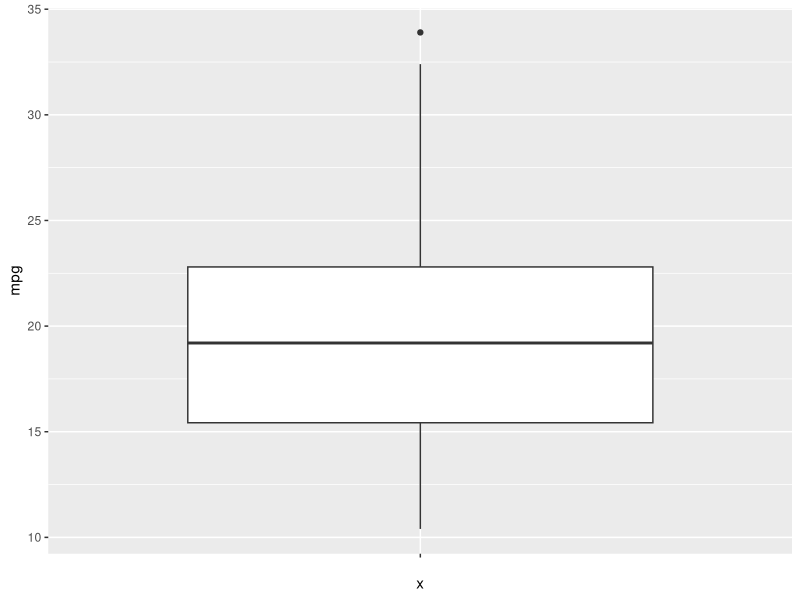
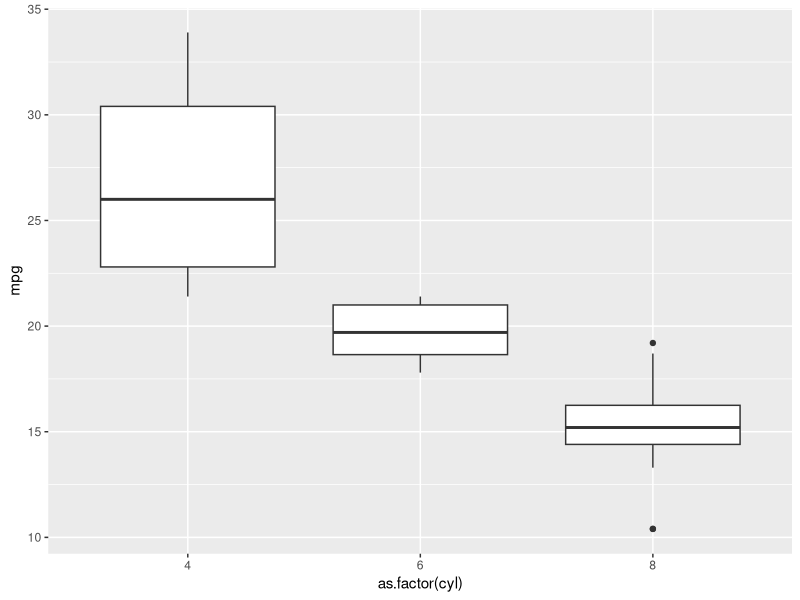
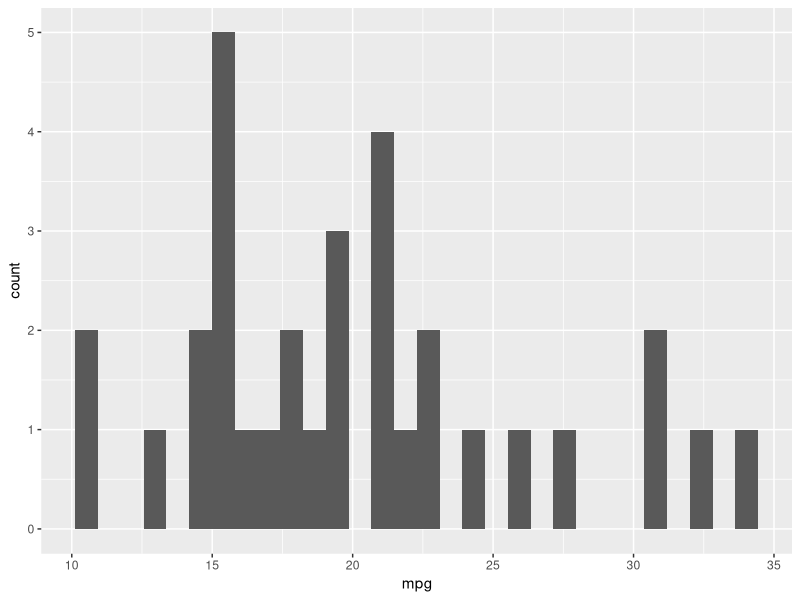
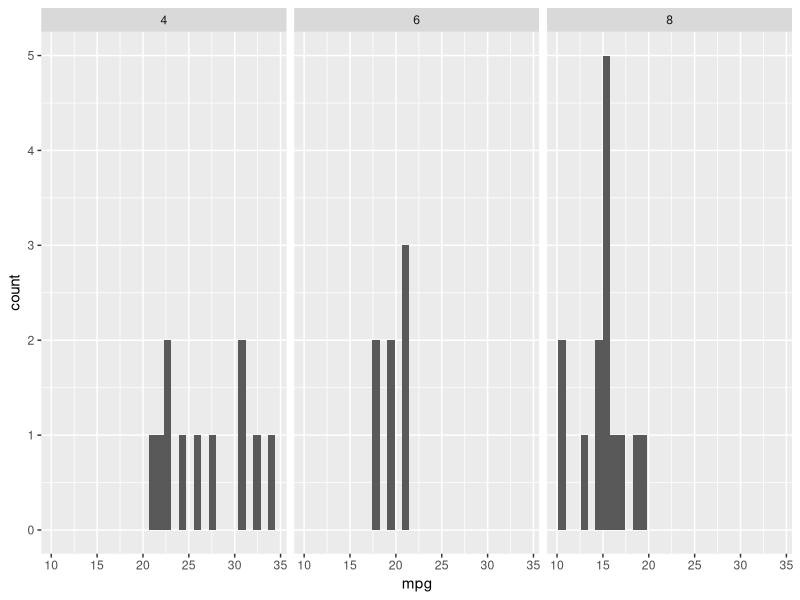
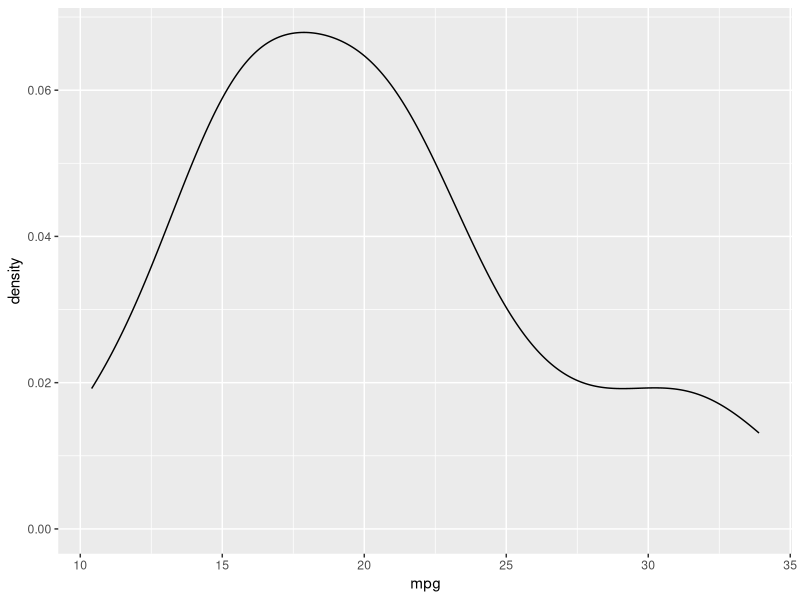
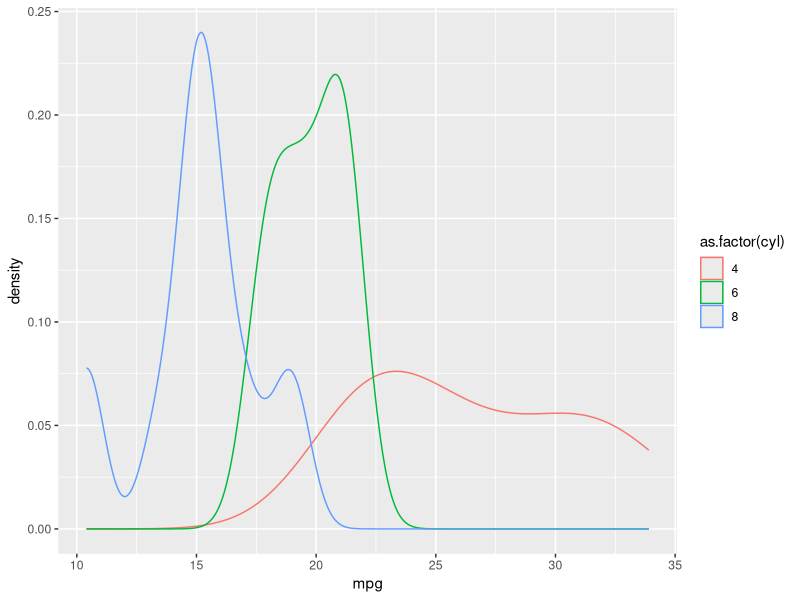
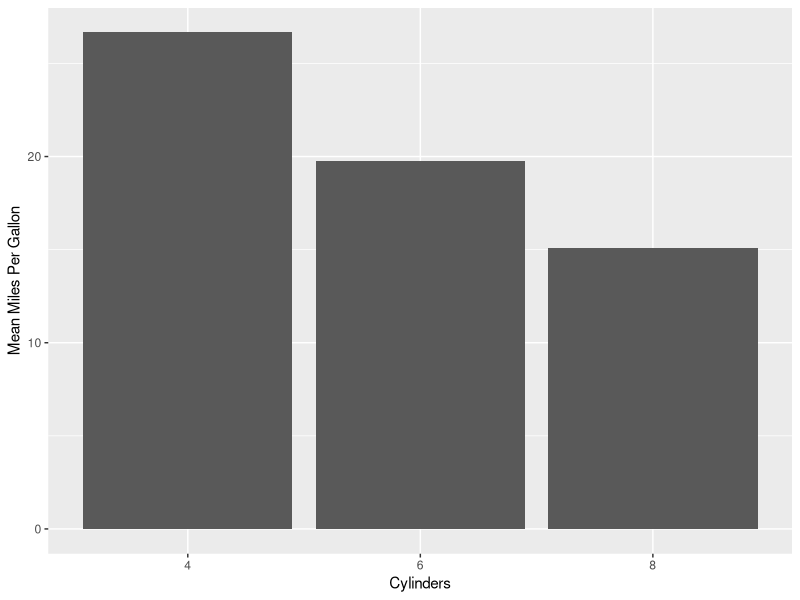
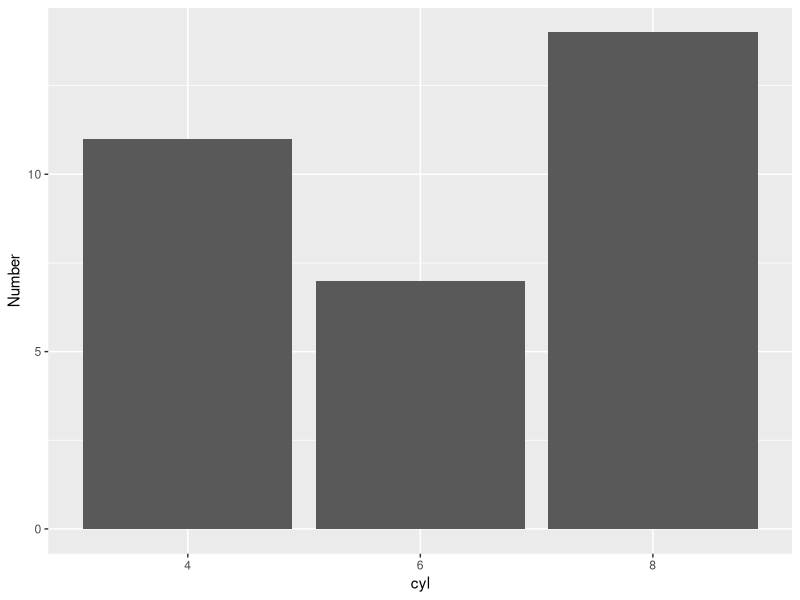

Source code (R) for these figures, in order:
## ---- chunk 1
knitr::opts_chunk$set(echo = TRUE)
## ---- chunk 2
x <- 0:10
x
mean(x)
## ---- chunk 3
median(x)
## ---- chunk 4
x <- c(x, NA) # Add an NA to the data set
x
# The mean and median will return NA
mean(x)
median(x)
## ---- chunk 5
x
mean(x, na.rm = T)
median(x, na.rm = T)
## ---- chunk 6
library(conflicted)
conflict_prefer("summarise", "dplyr")
conflict_prefer("summarize", "dplyr")
conflict_prefer("mutate", "dplyr")
conflict_prefer("filter", "dplyr")
conflict_prefer("gam", "gam")
conflict_prefer("arrange", "dplyr")
conflict_prefer("select", "dplyr")
conflict_prefer("aov", "stats")
conflict_prefer("lm", "stats")
conflict_prefer("layout", "plotly")
conflict_prefer("cube", "rsm")
## ---- chunk 7
y <- c(1:10, rep(c(2,3), 5))
y

# Note that the mode is not what you would expect. It tells you something about the data type
mode(y)

# Create a data frame with the values of y, then group by the individual values and count them.  I'll use dplyr to manipulate the dataframe
library(dplyr)
myDF <- data.frame(Num = y)
myDF <- myDF %>% group_by(Num) %>% dplyr::summarise(Count = n(), .groups='drop') # We create a data frame that gives us the count of y 
myDF

myMode <- myDF$Num[myDF$Count == max(myDF$Count)]
myMode
## ---- chunk 8
# Create a random set of data.  We'll use the function rnorm(n, mean, standard deviation) 
# which produces random numbers from a normal distribution with the provided mean and the 
# provided standard deviation.
x <- rnorm(30, mean = 10, sd = 2)
x
mean(x)
sd(x)
var(x)
## ---- chunk 9
Y <- 1:10 # Define Y as the set 1, 2, .. 10
Y
Y.median <- median(Y) # Calculate the median of Y
Y.median

# Note how R applies the operation below to each member of the vector
W <- abs(Y-Y.median) # Define W as the set of the absolute value of the difference between Y and its median
W

W.median <- median(W)
W.median

## ---- chunk 10
mad(Y, constant = 1)
## ---- chunk 11
x <- 1:100 # Note the max is 100 and the minimum is 1

# Maximum
max(x)

# Minimum
min(x)

# Both
range(x) # note this returns a vector c(minimum, maximum)

## ---- chunk 12
# First define a set of numbers.  Let's take 100 samples of the normal distribution with a 
# mean of 0 and a standard deviation of 1.
x <- rnorm(100) # Note the defaults for rnorm are the mean and standard deviation as listed above.

# If you simply want the interquartile range, this function provides it:
IQR(x)

# If you want to see the quartiles explicitly, you can use quantile:
quantile(x)

# You could do this and retype in the numbers explicitly, but that is not robust to 
# varying data sets. Understanding the output of quantile() is helpful.  We can see this 
# by saving the output
myQuantile <- quantile(x)
# You can see what myQuantile is by looking at its type (note, it's a double)
typeof(myQuantile)
# If you noted in the output that as opposed to what happens when you output a normal 
# vector, you had associated names, you can see these names as follows
names(myQuantile)
# But, with this knowledge, you can call the specific indices you want (recall, R indexes vectors starting at 1!!!)
myQuantile[4]
myQuantile[2]
# You could then subtract the two
myQuantile[4] - myQuantile[2] # note this preserves the names of the first result (annoying and inaccurate in this case)
# We can see that the two methods produce the same result:
IQR(x) == myQuantile[4] - myQuantile[2]
## ---- chunk 13
library(ggplot2) # We will use ggplot for all graphing 

# This plot uses mtcars and shows the dispersion of miles per gallon across all observations
# Note, since we consolidated all of our observations into a single category, 
# we have no need to have an x axis.
ggplot(data = mtcars) + geom_boxplot(aes(x = '', y = mpg))
## ---- chunk 14
# This plot uses mtcars and shows the dispersion of miles per gallon across all observations
# Note that in mtcars$cyl, the number of cylinders is numeric, but geom_boxplot will fail 
# with this input as an x, it needs a factor
ggplot(data = mtcars) + geom_boxplot(aes(x = as.factor(cyl), y = mpg)) 
## ---- chunk 15
# Note you have many different options with geom_histogram such as binwidth.  I recommend 
# you spend some time playing with the options and understand what is occurring
ggplot(mtcars) + geom_histogram(aes(x = mpg)) 
## ---- chunk 16
# You can also facet this, perhaps by cylinder
ggplot(mtcars) + geom_histogram(aes(x = mpg)) + facet_wrap(~cyl)
## ---- chunk 17
ggplot(mtcars) + geom_density(aes(x = mpg)) 
## ---- chunk 18
# note that aesthetics often do not work with numeric values, it's often better to term them a factor
ggplot(mtcars) + geom_density(aes(x = mpg, color = as.factor(cyl))) 
## ---- chunk 19
myData <- mtcars %>% 
  group_by(cyl) %>% 
  summarise(Mean.MPG = mean(mpg), Number = n()) %>% 
  mutate(cyl = as.factor(cyl))
# Note this gives us a new data frame that makes cyl a factor and give us the mean miles 
# per gallon for each sized engine and the number of observations for each engine size.
myData 
## ---- chunk 20
ggplot(myData) + 
    geom_col(aes(x = cyl, y = Mean.MPG)) + # This gives us a column chart with cylinders on the x axis and miles per gallon on the y
    xlab('Cylinders') + # It's a good idea to label your axes usefully
    ylab('Mean Miles Per Gallon')
## ---- chunk 21
ggplot(myData) + geom_bar(aes(x = cyl, y = Number), stat = 'identity') 
## ---- chunk 22
ggplot(myData) + geom_bar(aes(x = '', y = Number, fill = cyl), stat = 'identity') +
    coord_polar('y', start = 0)
## ---- chunk 23
#rnorm(n, mean, sd) where n is the number of random numbers desired, mean is the mean 
# for your distribution, and sd is the standard deviation
rnorm(1, 0, 1)
# note that it is random
rnorm(1, 0, 1)
# Note that if you ask for a vector, it will return N independent, identically 
# distributed values
rnorm(10, 0, 1)
## ---- chunk 24
# recall that rnorm() returns a random number, and invoking it twice will almost 
# assuredly return two different numbers.
rnorm(1) # recall that we can rely on the defaults for mean and standard deviation 
# as 0 and 1 are OK for this
rnorm(1)
# But, if we want to reproduce the same number every time **randomly** we can set the seed
set.seed(173)
rnorm(1)

# If we do it again, we'll get the same result!!!
set.seed(173)
rnorm(1)
## ---- chunk 25
# The syntax is: pnorm(q, mean, standard deviation)
# This returns P(X <= q) where X ~ N(mean, standard deviation)
# Recall the normal distribution is symmetric about its mean, so you have a 50% chance of 
# seeing a value less than the mean.
pnorm(0, 0, 1)
# To test it a little, let's vary the parameters
pnorm(10, 10, 5) # note that this should return .5
# And we know that we should get some number smaller than .5 if we choose a value less than the mean
pnorm(-1, 0, 1)
# Similarly we should see some number that is higher than .5 if we choose a value greater than the mean
pnorm(1, 0, 1)
# We can of course, find the probability that a number is between two values by taking the 
# differences, for example, the probability that a number drawn from N(0, 1) is between -.5 
# and .6 is calculated as:
pnorm(.6) - pnorm(-.5)

# Note, up until now, we have been operating with a default argument, lower.tail = TRUE
# This argument makes it so that we calculate P(X <= q).  If we switch it to false, we'll 
# calculate the inverse, P(X >= q). For example: we can say what is the probability that 
# a number randomly drawn from the standard normal is greater than 2:
pnorm(2, lower.tail = F)
# We could, of course be mathy and calculate this as 1 - P(X <= 2), X~N(0,1)
1 - pnorm(2) # Fortunately, this gives us the same result (which it should!!).
# Finally, pnorm has another argument, log.p = FALSE.  If you opt for this to be true, 
# it will return the log of the probability.  This can be useful, 
# see: https://en.wikipedia.org/wiki/Log_probability but I rarely, if ever do this.
# See for example what happens when we change the flag:
pnorm(0, log.p = T)
# This returns the same as:
log(pnorm(0))
## ---- chunk 26
# We know that the normal distribution is symmetric, so the 50th percentile should be at 
# the mean and we can validate that here:
qnorm(.5) # This returns 0 as we have a mean of 0
# We know that you can never get a 100 percentile as the normal distribution doesn't have 
# an upper limit
qnorm(1) # R returns infinite, though, the most appropriate thing to say here, is the limit 
# of qnorm(x) as x goes to 1 is infinity!  Let's not be pedantic though.
# Similarly, we get an inverse result for a 0th percentile
qnorm(0)
# You can get standard quartiles in a similar fashion:
qnorm(.25)
qnorm(.75)
## ---- chunk 27
#dnorm(x value, mean, standard deviation)
dnorm(0)
# This implies that when one plots the height of the standard normal function, at 0, it 
# would be ~.39 (note, this does NOT mean you have a 40% chance of randomly selecting a 
# 0 out of the standard normal). There is no lower.tail argument as that is not meaningful 
# for this function, but the log argument defaults to FALSE
## ---- chunk 28
# Please look at the documentation for the syntax, type the command: ?rbinom to view it
# in RStudio. Let's look at 10 random variables of 4 trials where we have a 50% chance 
# of succeeding
rbinom(16, 4, .5)
# This likely makes sense, we could analytically think of the probabilities (think of your
# odds of flipping four fair coins), but we can take this to a few edge cases to test the
# results: Consider a guranteed success (i.e., probability of 1)
rbinom(10, 4, 1) # This will return all 4s as we can only win
# Consider the opposite, it's impossible to win
rbinom(10, 4, 0)

# Let's now consider the probabilities that we'll have n or fewer successes in 4 trials of 
# a 50-50 experiment where n is 0, 1, 2, 3, or 4
pbinom(0:4, 4, .5)

# You can get the probability of getting exactly n successes as we did above.  For example, 
# the probability of seeing exactly 3 successes is:
pbinom(3, 4, .5) - pbinom(2, 4, .5)
## ---- chunk 29
# We'll build a dataset that is a sample of 100 random variables of two normal 
# distributions with differing means and standard deviations
myData <- c(rnorm(100, 20, 3), rnorm(100, 5, 5)) 
# note we can combine two or more vectors with the c() command
# Let's look at the data to get an idea of what we're working with
ggplot() + geom_density(aes(x = myData))
## ---- chunk 30
# Note 1: This is not the same as a random sample from a probability distribution, this is # only sampling from the given data.
# Note 2: Please see the documentation on sample using ?sample to read about your 
# arguments.  For example, the default is that replace is FALSE
sample(myData, 5)
## ---- chunk 31
myCDF <- ecdf(myData)
# We can then use myCDF as a function. Note, it does not have the same optional arguments as p[distro]
myCDF(1:20)

# if we want to plot this, we can make up data points and assess them with this function
myX <- seq(floor(min(myData)), ceiling(max(myData)), by = .01) # Note here, we are nesting
# functions, we are getting the minimum of myData, which is about -7.6 and taking the
# floor, which rounds us down to -8, and doing a similar process for the maximum, then
# building a vector that is a sequence from -8 to 27 by .01
myY <- myCDF(myX) # we then calculate the cumulative distribution for each number in 'myX' 

# Now we can plot each of the assessed points
# Note the \n in the middle of the y label indicates a new line
ggplot() + 
    geom_line(aes(x = myX, y = myY)) + 
    xlab('X Value') + 
    ylab('Probability that a random variable drawn\nfrom this distribution is less than or equal to X') + 
    ggtitle('Example Empirical Cumulative Distribution Function')
## ---- chunk 32
# the defaults are to return 0%, 25%, 50%, 75%, and 100% (note that 0 & 100 percentiles
# are equivalent to the maximum and minimum values)  
quantile(myData) 

# If you want to return specific quantiles, you can pass a single value:
quantile(myData, .1)

# Or you can pass a vector of values:
quantile(myData, seq(0, 1, by = .1))
## ---- chunk 33
# This outputs the density for a set of Xs (i.e. values) and their associated densities as
# Y's. Note that this is not a data frame, it is a list
myPDF <- density(myData)
myPDF

# If we want to understand this object better, first note:
# It is a list: 
typeof(myPDF)
# With a specific class called 'density"
class(myPDF)
# With 7 elements
summary(myPDF)
# And note that it has a call that produces a nice summary when you call the object, the
# function is called density.default
myPDF$call

# If we want to plot the Xs and Ys, we can't treat this as a data frame, but we can access
# the set of Xs and Ys by calling them directly
# Note, this produces the same thing as a geom_density plot as described above
ggplot() + geom_line(aes(x = myPDF$x, y = myPDF$y))
## ---- chunk 34
# create a useful function that returns the mean of a sample of size X of the standard
# normal distribution
myFunc <- function(X){return(mean(rnorm(X)))}

# Generate a vector of the mean of 10 random samples of 10 observations of the standard
# normal. It is beyond the scope of this section to discuss the various apply functions in
# R, but they are highly useful and I recommend learning about the apply functions.
myMeans <- sapply(rep(30, 10), myFunc)

# Plot the results:
ggplot() + 
  geom_point(aes(x = myMeans, y = rep(0, 10))) + # Plot each point
  geom_point(aes(x = 0, y = 0), color = 'red', fill = NA, size = 10, shape = 3) + # Plot the parameter mean and make it distinct
  theme_minimal() + # I prefer a minimal background
  xlab('Sample Means of 10 observations of the Standard Normal Distribution') + # Label our axes and title
  ylab('') + 
  ggtitle('Sample Means vs. the Mean Parameter\nStandard Normal Distribution') + 
  theme(axis.text.y = element_blank()) + # The y axis is meaningless, so remove it
  xlim(c(-1.1*max(abs(myMeans)), 1.1*max(abs(myMeans)))) # Choose a symmetric x axis 

## ---- chunk 35
# Let's look at the population as described by the exponential distribution with lambda = 2
# Recall what this distribution looks like

ggplot() + 
    geom_density(aes(x = rexp(100000, rate = 2))) + # We'll take a large random sample using rexp() (i.e. random exponential)
    geom_vline(xintercept = 1/2, lty = 2) + # We'll plot the mean which is defined as 1/lambda
    ggtitle('Exponential Distribution - Lambda = 2') + 
    xlab('X') + ylab('Density')

# Now, let's look at the sampling distribution of the mean of the random exponential for a
# given sample size. 
# First, let's write a function that returns the mean of a sample of a the variable
# note, writing functions is beyond the scope of this section.  Just understand that what
# this function does is return the mean of a random sample of size `Sample.Size` from the
# population described by the random exponential with lambda = 2
mySampleMeanFunction <- function(Sample.Size){mean(rexp(Sample.Size, rate = 2))}

## Second, let's build a data frame that contains many observations of this mean for
# varying sample sizes
mySampleDF <- data.frame() #define an empty data frame

# This builds a data frame of 1000 sample mean observations with varying sample sizes 
# (5, 10, ... 35)
for(n in seq(5, 35, by = 5)){
  mySampleMeanObservations <- sapply(rep(n, 1000), mySampleMeanFunction)
  mySampleDF <- rbind(mySampleDF, data.frame(SampleObservations = mySampleMeanObservations, SampleSize = n))
}
mySampleDF$SampleSize <- as.factor(mySampleDF$SampleSize) # It's helpful to have these as a factor

ggplot(data = mySampleDF) + 
  geom_density(aes(x = SampleObservations, color = SampleSize)) + 
  geom_vline(xintercept = 1/2, lty = 2, color = 'black') + 
  facet_wrap(~SampleSize) + 
  xlab('Sample Mean') + ylab('Density') + 
  ggtitle('Sampling Distribution of the Mean of\nthe Exponential Distribution with Lambda = 2\nfor Varying Sample Sizes')

## ---- chunk 36
# First, let's choose a known population - the standard normal distribution N(0, 1)
# The pdf of N(0,1) is well known
x <- seq(from = -4, to = 4, by = .01)
prob.x <- (1/sqrt(2*pi))*exp(-.5*(x^2))
# We can see what this looks like.  We'll plot the mean as a red vertical line
ggplot() + geom_line(aes(x = x, y = prob.x)) + geom_vline(xintercept = 0, color = 'red')
## ---- chunk 37
# Now let's take 3 random samples of size n of the standard normal distribution
n <- 20
sample.1 <- rnorm(n)
sample.2 <- rnorm(n)
set.seed(173)
sample.3 <- rnorm(n)

x.bar.1 <- mean(sample.1)
x.bar.2 <- mean(sample.2)
x.bar.3 <- mean(sample.3)

x.sd.1 <- sd(sample.1)
x.sd.2 <- sd(sample.2)
x.sd.3 <- sd(sample.3)

crit.value <- qt((1-.9)/2, n-1, lower.tail = F)

range.1 <- c(x.bar.1 - crit.value*x.sd.1/sqrt(n), x.bar.1 + crit.value*x.sd.1/sqrt(n))
range.2 <- c(x.bar.2 - crit.value*x.sd.2/sqrt(n), x.bar.2 + crit.value*x.sd.2/sqrt(n))
range.3 <- c(x.bar.3 - crit.value*x.sd.3/sqrt(n), x.bar.3 + crit.value*x.sd.3/sqrt(n))

ggplot() + geom_line(aes(x = x, y = prob.x)) + geom_vline(xintercept = 0, color = 'red') + 
  geom_line(aes(x = range.1, y = c(.1, .1)), color = 'black') + 
  geom_line(aes(x = range.2, y = c(.2, .2)), color = 'blue') + 
  geom_line(aes(x = range.3, y = c(.3, .3)), color = 'green') +
  geom_point(aes(x = range.1, y = c(.1, .1)), color = 'black') + 
  geom_point(aes(x = range.2, y = c(.2, .2)), color = 'blue') + 
  geom_point(aes(x = range.3, y = c(.3, .3)), color = 'green') + 
  theme_minimal()

## ---- chunk 38
# First, let's choose a known population - the standard normal distribution N(0, 1)
# The pdf of N(0,1) is well known
x <- seq(from = -4, to = 4, by = .01)
prob.x <- (1/sqrt(2*pi))*exp(-.5*(x^2))
# We can see what this looks like.  We'll plot the mean as a red vertical line
myDF <- data.frame(x, prob.x)

ggplot() + 
  geom_line(data = myDF, aes(x = x, y = prob.x)) + 
  geom_area(data = myDF %>% filter(x >= qnorm(1 - (.05/2))), aes(x,prob.x), fill = 'blue', alpha = .5, lty = 2) + 
  geom_area(data = myDF %>% filter(x <= -qnorm(1 - (.05/2))), aes(x,prob.x), fill = 'red', alpha = .5) + 
  geom_vline(xintercept = qnorm(1 - (.05/2)), color = 'blue', lty = 2) + 
  geom_vline(xintercept = -qnorm(1 - (.05/2)), color = 'red', lty = 2) + 
  geom_label(aes(x = qnorm(1 - (.05/2)), y = .3, label = '2.5% Probability that\nX >= 1.96')) + 
  geom_label(aes(x = -qnorm(1 - (.05/2)), y = .3, label = '2.5% Probability that\nX <= -1.96')) + 
  geom_label(aes(x = 0, y = .15, label = '95% Probability that\nX between +/- 1.96'))
  

## ---- chunk 39
# First, let's take two samples of size n from iris
n <- 30

# the dplyr function sample_n is a nice function that samples n rows of a data frame.  
# We have opted to replace (i.e., you can select the same row more than once)

set.seed(212) # Setting the seed is not good practice in general, but for consistency of
# production and pedagogical purposes, we're setting it here
sample.1 <- sample_n(iris, n, replace = T)
set.seed(112)
sample.2 <- sample_n(iris, n, replace = T)
# For convenience, we'll only look at the vector of the associated sepal lengths
sample.1 <- sample.1$Sepal.Length
sample.2 <- sample.2$Sepal.Length

# Let's visualize our data, we'll use green for sample 1 and blue for sample 2
# The means are the solid lines
# I like using density plots as they're a quick way to approximately visualize the distribution
ggplot() + 
  geom_density(aes(x = sample.1), color = 'green', fill = 'green', alpha = .25) + #, binwidth = .2) + 
  geom_density(aes(x = sample.2), color = 'blue', fill = 'blue', alpha = .25) + 
  theme_minimal() + xlab('Sepal Length') + ylab('Density') + ggtitle('Density Plot and Sample Means\nGreen is Sample 1\nBlue is Sample 2') + 
  geom_vline(xintercept = mean(sample.1), color = 'green', size = 1.5) +
  geom_vline(xintercept = mean(sample.2), color = 'blue', size = 1.5) 

## ---- chunk 40
x <- seq(from = -4, to = 4, by = .01)

# First show the distribution
myPlot <- ggplot() + 
  geom_line(aes(x = x, y = dt(x, (n*2) - 2))) + # Plot the t distribution with 58 degrees of freedom
  xlab('X') + ylab('Probability of X') + xlim(c(-5, 5))

myPlot
## ---- chunk 41
# We can calculate the plausible region using the qt() function.  Recall from the
# probability discussion that q[distro name] is the quantile for that distribution. 
# Please read about the qt() function with ?qt  

lower.crit.value <- qt(.025, 58)
upper.crit.value <- qt(.975, 58)

# We can then plot these on our graph to show the regions where the test statistic might
# fall and we would reject the null hypothesis
myPlot + 
  geom_vline(xintercept = lower.crit.value, lty = 2, color = 'red') + 
  geom_vline(xintercept = upper.crit.value, lty = 2, color = 'red') + 
  geom_area(aes(seq(-4,lower.crit.value, by = .01), dt(seq(-4,lower.crit.value, by = .01), 38)), fill = 'red', color = 'red', alpha = .25) +
  geom_area(aes(seq(upper.crit.value,4, by = .01), dt(seq(upper.crit.value,4, by = .01), 38)), fill = 'red', color = 'red', alpha = .25) + 
  geom_label(aes(x = 3, y = .3, label = 'Upper Critical Region\nIf our Test Statistic falls in here,\nwe reject the null.')) + 
  geom_label(aes(x = -3, y = .3, label = 'Lower Critical Region\nIf our Test Statistic falls in here,\nwe reject the null.')) + 
  geom_label(aes(x = 0, y = .15, label = 'Plausible Region\nIf our Test Statistic falls in here,\nwe fail to reject the null.')) 
  
## ---- chunk 42
T.value <- (mean(sample.1) - mean(sample.2))/(((sd(sample.1)^2)/20)+((sd(sample.2)^2)/20))^.5
T.value
## ---- chunk 43
myPlot + 
  geom_vline(xintercept = lower.crit.value, lty = 2, color = 'red') + 
  geom_vline(xintercept = upper.crit.value, lty = 2, color = 'red') + 
  geom_area(aes(seq(-4,lower.crit.value, by = .01), dt(seq(-4,lower.crit.value, by = .01), 38)), fill = 'red', color = 'red', alpha = .25) +
  geom_area(aes(seq(upper.crit.value,4, by = .01), dt(seq(upper.crit.value,4, by = .01), 38)), fill = 'red', color = 'red', alpha = .25) + 
  geom_vline(xintercept = T.value, color = 'blue') + 
  geom_label(aes(x = T.value, y = .3, label = 'Observed Value'))
## ---- chunk 44
# t.test requires data to be set up in a manner that looks something like this:
myDF <- data.frame(sepal.length = c(sample.1, sample.2), sample.number = c(rep('Sample 1', n), rep('Sample 2', n)))
head(myDF)

# We then run the test 
t.test(sepal.length ~ sample.number, data = myDF)

# We can also store the results:
myT.Test <- t.test(sepal.length ~ sample.number, data = myDF)
## ---- chunk 45
x.1 <- seq(-4,4, by = .01)
x.2 <- seq(-1,7, by = .01)
prob.x.1 <- dnorm(x.1)
prob.x.2 <- dnorm(x.2, mean = 3)

ggplot() + 
  geom_area(aes(seq(-1,1.96,by=.01), dnorm(seq(-1,1.96, by =.01), mean = 3)), fill = 'red', alpha = .25) + 
  geom_area(aes(seq(1.96, 7,by=.01), dnorm(seq(1.96,7, by =.01), mean = 3)), fill = 'grey', alpha = .85) + 
  geom_area(aes(seq(1.96, 4,by=.01), dnorm(seq(1.96,4, by =.01), mean = 0)), fill = 'orange', alpha = .25) + 
  geom_line(aes(x = x.1,  y = prob.x.1), color = 'black', size = 1) + # Null hypothesis
  geom_line(aes(x = x.2,  y = prob.x.2), color = 'green', size = 1) + # True
  geom_vline(xintercept = 1.96, size = 1.5, color = 'blue') + 
  theme_minimal() + xlim(c(-5, 9)) + ylim(c(-.1, .6)) + 
  geom_label(aes(x = -1.5, y = .4, label = 'Null Hypothesis')) + 
  geom_label(aes(x = 4.5, y = .4, label = 'True Alternative'), color = 'green') + 
  geom_label(aes(x = 0, y = .2, label = 'Alpha\nSignificance')) +
  geom_label(aes(x = 3, y = .2, label = 'Beta\nPower'), color = 'grey') +
  geom_label(aes(x = 0.2, y = -.025, label = 'Type II Error'), color = 'red') +
  geom_label(aes(x = 3, y = -.025, label = 'Type I Error'), color = 'orange') + 
  geom_label(aes(x = 1.96, y = .55, label = 'Critical Value\nX=1.96'), color = 'blue') + 
  xlab('X') + ylab('Probability') + ggtitle('Depiction of Error Relationships in Hypothesis Testing') + 
  theme_minimal() + theme(plot.title = element_text(hjust = .5))
